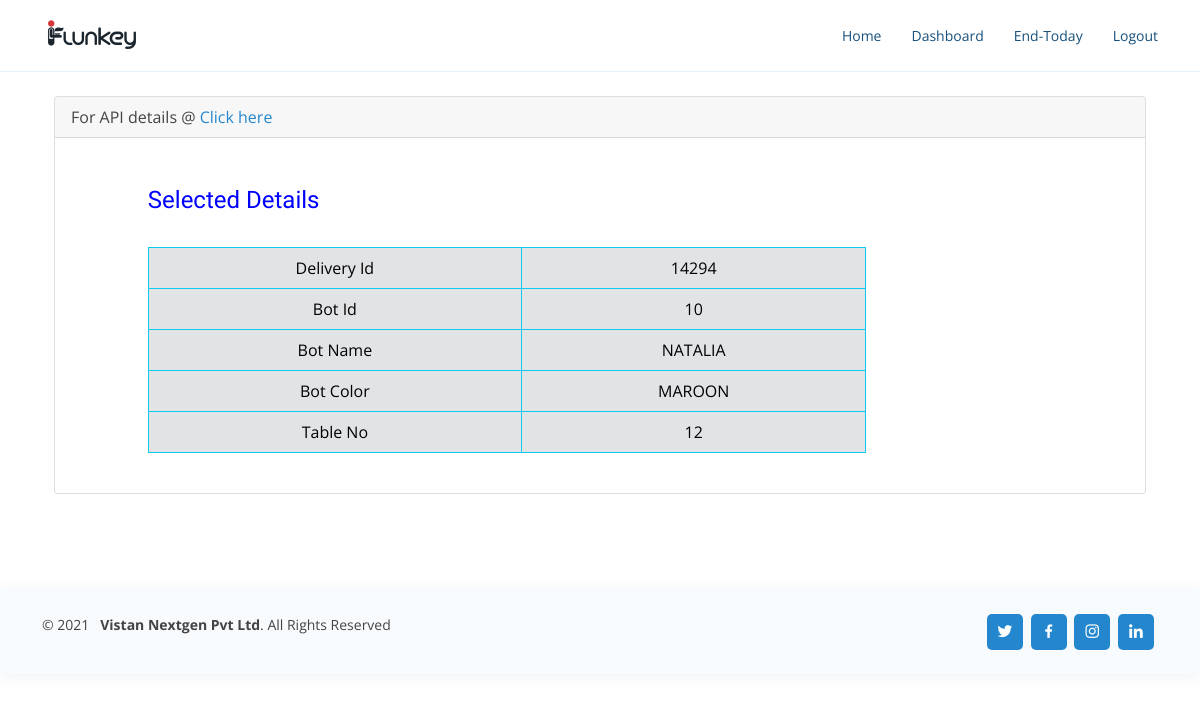
The page /rest/delivery-details (signed in) on the database its author committed.
### RestaurantApp/models.py (models this page shows, shortened)
class Restaurant(models.Model):
    rest_name = models.CharField(max_length = 300, unique = True)
    rest_location = models.CharField(max_length = 300)
    rest_logo = models.ImageField(upload_to = 'logos')
    created_at = models.DateTimeField(auto_now_add = True)
    updated_at = models.DateTimeField(auto_now = True)
    class Meta:
        ordering = ('-id',)
        verbose_name = 'Restaurant'
        verbose_name_plural = 'Restaurants'
    def __str__(self):
        return str(self.rest_name)

class Delivery(models.Model):
    username =  models.CharField(max_length= 100, null = True)
    restaurant = models.CharField(max_length = 300)
    bot_id = models.IntegerField()
    bot_name = models.CharField(max_length = 100)
    bot_color = models.CharField(max_length =100, null = True)
    table_no = models.IntegerField()
    ip = models.CharField(max_length = 30, null = True)
    port = models.IntegerField(null = True)
    food_type = models.CharField(max_length=30, null = True)
    speed_of_the_bot = models.IntegerField(null = True)
    created_at = models.DateTimeField(auto_now_add = True)
    updated_at = models.DateTimeField(auto_now = True)
    food_delivered = models.BooleanField(default = False)
    time = models.DecimalField(max_digits=50, decimal_places=6, default = 0)
    class Meta:
        verbose_name = 'Final Delivery'
        verbose_name_plural = 'Final Deliveries'

### RestaurantApp/views.py (the view)
# urls.py: path('delivery-details', views.DeliveryDetailView, name = 'delivery-details'),
def DeliveryDetailView(request):
    d = Delivery.objects.filter(restaurant = request.user.rest.rest_name).latest('pk')
    return render(request, 'RestaurantApp/delivery_details.html', {'d':d})

### RestaurantApp/templates/RestaurantApp/delivery_details.html (shortened to what this page needs)
{% extends 'base.html' %}
{% block content %}
{% if d %}
<div class="container">
    <div class="container">
        <div class="card">
            <div class="card-header">For API details @ <a href="/latest">Click here</a></div>
            <br>
            <div class="card-info text-center" style="color: Blue;">
                <div class="row">
                    <div class="col-1">
                    </div>
                    <div class="col-8"><br>
                        <h4 style="text-align: left;">Selected Details</h4> <br>
                        <table class="table table-bordered table-secondary border-info ">
                            <tr>
                                <td>Delivery Id</td>
                                <td>{{d.id}}</td>
                            </tr>
                            <tr>
                                <td>Bot Id</td>
                                <td>{{d.bot_id}}</td>
                            </tr>
                            <tr>
                                <td>Bot Name</td>
                                <td>{{d.bot_name}}</td>
                            </tr>
                             <tr>
                                <td>Bot Color</td>
                                <td>{{d.bot_color}}</td>
                            </tr>
                            <tr>
                                <td>Table No</td>
                                <td>{{d.table_no}}</td>
                            </tr>
                        </table><br>
                    </div>
                    <div class="col-3">
                    </div>
                </div>
            </div>
        </div>
    </div>
</div>
{% endif %}
{% endblock %}

### templates/base.html (shortened to what this page needs)
<!DOCTYPE html>
<html lang="en">
{% load static %}
<head>
  <link href="{% static "assets/vendor/aos/aos.css" %}" rel="stylesheet">
  <link href="{% static "assets/vendor/bootstrap/css/bootstrap.min.css" %}" rel="stylesheet">
  <link href="{% static "assets/vendor/bootstrap-icons/bootstrap-icons.css" %}" rel="stylesheet">
  <link href="{% static "assets/vendor/boxicons/css/boxicons.min.css" %}" rel="stylesheet">
  <link href="{% static "assets/vendor/glightbox/css/glightbox.min.css" %}" rel="stylesheet">
  <link href="{% static "assets/vendor/remixicon/remixicon.css" %}" rel="stylesheet">
  <link href="{% static "assets/vendor/swiper/swiper-bundle.min.css" %}" rel="stylesheet">
  <link rel="stylesheet" href="{% static "assets/vendor/sweetalert2/dist/sweetalert2.min.css" %}">
  <link href="{% static "assets/css/style.css" %}" rel="stylesheet">
  <link href="{% static "assets/css/style1.css" %}" rel="stylesheet">
<link rel="stylesheet" href="https://cdnjs.cloudflare.com/ajax/libs/font-awesome/4.7.0/css/font-awesome.css" />
<body>
  <header id="header" class="fixed-top">
    <div class="container d-flex align-items-center justify-content-between">
      <a href="{% url 'BotsApp:bots-list' %}"><img src="/static{{rest.rest_logo.url}}" alt="{{rest.rest_name}}"></a>
      <nav id="navbar" class="navbar">
        <ul>
          <li><a class="nav-link scrollto " href="{% url 'BotsApp:bots-list' %}">Home</a></li>
          <li><a class="nav-link scrollto " href="{% url 'DashboardApp:dashboard' %}">Dashboard</a></li>
          <li><a class="nav-link scrollto end-button" href="{% url 'RestaurantApp:end-today' %}">End-Today</a></li>
          <li><a href="{% url 'AccountsApp:logout' %}" class="nav-link scrollto ">Logout</a></li>
        </ul>
      </nav>
    </div>
  </header>
  <main id="main">
    <section class="inner-page">
      <p>
        {% block content %}
          {% endblock %}
        </p>
    </section>
  </main>
  <footer id="footer">
    <div class="container d-md-flex py-4">
      <div class="me-md-auto text-center text-md-start">
        <div class="copyright">
          &copy; 2021 &nbsp;<strong><span> Vistan Nextgen Pvt Ltd</span></strong>. All Rights Reserved
        </div>
      </div>
      <div class="social-links text-center text-md-right pt-3 pt-md-0">
        <a href="https://twitter.com/nextgenvistan" class="twitter"><i class="bx bxl-twitter"></i></a>
        <a href="https://www.facebook.com/vistannextgen1/" class="facebook"><i class="bx bxl-facebook"></i></a>
        <a href="https://www.instagram.com/vistannextgen/" class="instagram"><i class="bx bxl-instagram"></i></a>
        <a href="https://in.linkedin.com/company/vistannextgen" class="linkedin"><i class="bx bxl-linkedin"></i></a>
      </div>
    </div>
  </footer>
</body>
</html>

### static/assets/css/style.css (style rules this page uses)
body { font-family: "Open Sans", sans-serif; color: #444444; }
a { color: #2487ce; text-decoration: none; }
h1, h2, h3, h4, h5, h6 { font-family: "Raleway", sans-serif; }
#header { transition: all 0.5s; background: #fff; z-index: 997; padding: 15px 0; border-bottom: 1px solid #e6f2fb; }
.navbar { padding: 0; }
.navbar ul { margin: 0; padding: 0; display: flex; list-style: none; align-items: center; }
.navbar li { position: relative; }
.navbar a, .navbar a:focus { display: flex; align-items: center; justify-content: space-between; padding: 10px 0 10px 30px; font-size: 14px; color: #16507b; white-space: nowrap; transition: 0.3s; }
section { padding: 80px 0; overflow: hidden; }
#footer { color: #444444; font-size: 14px; background: #f8fbfe; box-shadow: 0px 2px 15px rgba(18, 66, 101, 0.08); }
#footer .social-links a { font-size: 18px; display: inline-block; background: #2487ce; color: #fff; line-height: 1; padding: 8px 0; margin-right: 4px; border-radius: 5px; text-align: center; width: 36px; height: 36px; transition: 0.3s; }

### rows shown on the page
Restaurant: rest_logo (picture)
Delivery: id "14294", bot_id "10", bot_name "NATALIA", bot_color "MAROON", table_no "12"
